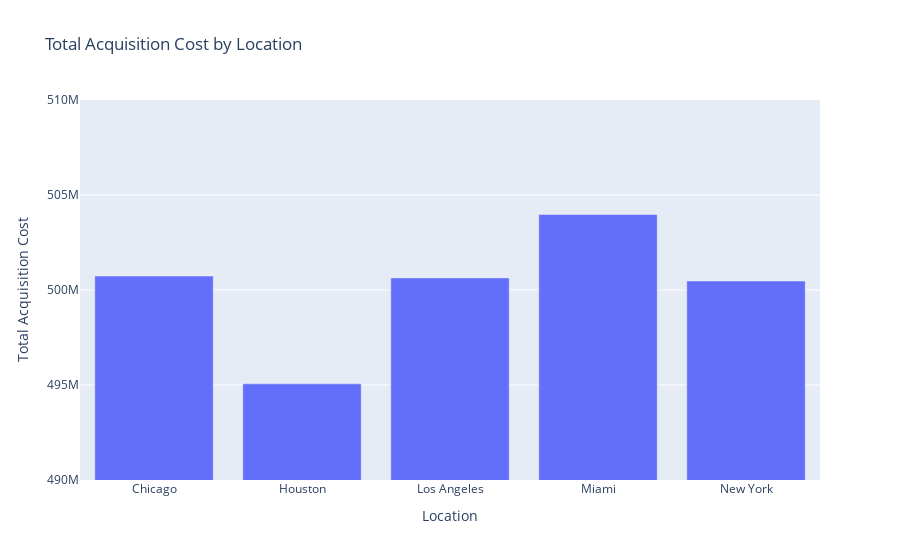

The cell this chart's notebook holds for it:
### Code cell
location_acquisition_cost = df.groupby('Location')['Acquisition_Cost'].sum().reset_index()

fig = px.bar(
    location_acquisition_cost,
    x='Location',
    y='Acquisition_Cost',
    title='Total Acquisition Cost by Location',
    labels={'Location': 'Location', 'Acquisition_Cost': 'Total Acquisition Cost'}
)

fig.update_yaxes(range=[490000000, 510000000])
fig.show()

### Figure 1 — Plotly figure (JSON) as saved in the notebook; plotly's stock layout.template omitted (floating-point values rounded to 4 significant figures)
{"data": [{"hovertemplate": "Location=%{x}<br>Total Acquisition Cost=%{y}<extra></extra>", "legendgroup": "", "marker": {"color": "#636efa", "pattern": {"shape": ""}}, "name": "", "orientation": "v", "showlegend": false, "textposition": "auto", "type": "bar", "x": ["Chicago", "Houston", "Los Angeles", "Miami", "New York"], "xaxis": "x", "y": [500700000.0, 495100000.0, 500600000.0, 504000000.0, 500500000.0], "yaxis": "y"}], "layout": {"barmode": "relative", "legend": {"tracegroupgap": 0}, "title": {"text": "Total Acquisition Cost by Location"}, "xaxis": {"anchor": "y", "domain": [0, 1], "title": {"text": "Location"}}, "yaxis": {"anchor": "x", "domain": [0, 1], "range": [490000000, 510000000], "title": {"text": "Total Acquisition Cost"}}}}
